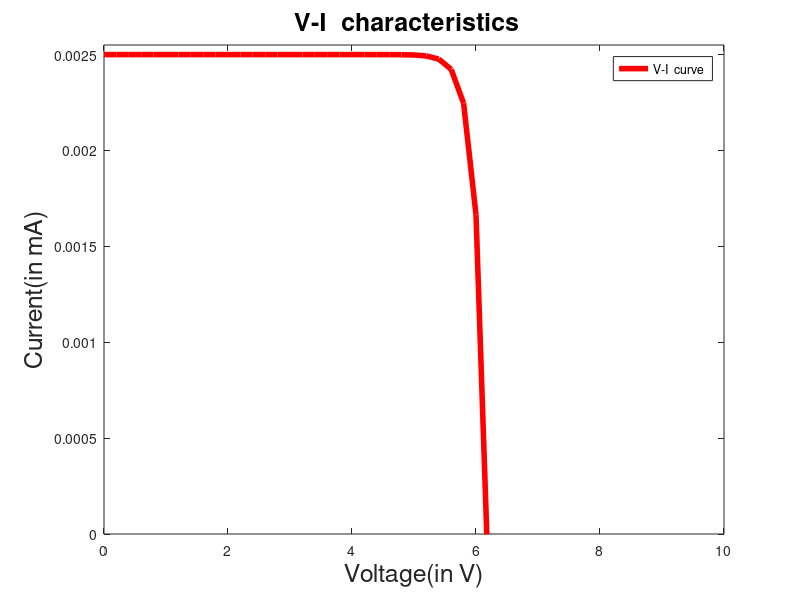
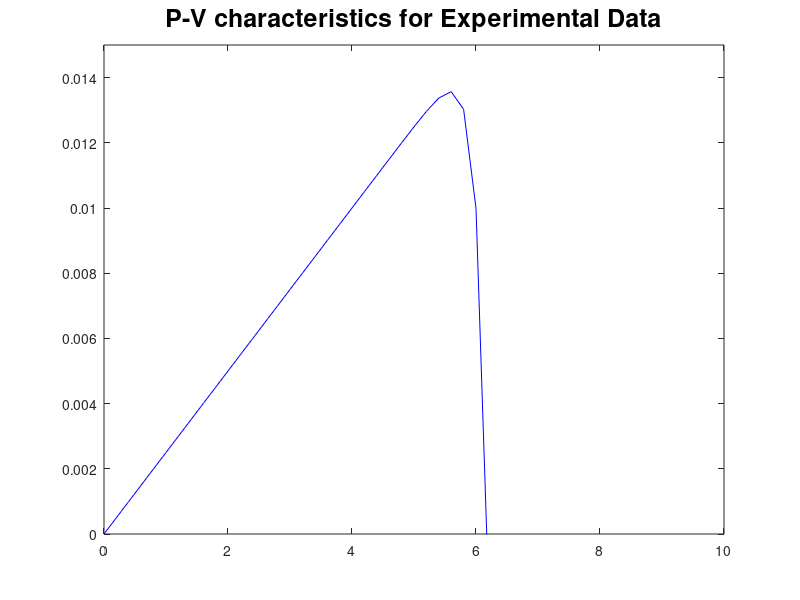

The MATLAB source for these figures, in order:
pkg load struct ;
pkg load optim ;
k=1.38065*10^(-23);
%A=2.15;
A=2.15;
T=302;
%Np=3;
Ns=3;
Np=25;
Iph=10^(-4);
Irs=10^(-20);
q=1.6022*10^(-19);
V0=[0:.2:6.3];
%y = [0.60,0.60,0.59,0.59,0.59,0.58,0.58,0.58,0.57,0.57,0.57,0.56,0.56,0.56,0.55,0.55,0.54,0.54,0.53,0.53,0.52,0.52,0.51,0.51,0.51,0.50,0.50,0.49,0.49,0.48,0.48,0.47,0.45,0.43,0.41,0.38,0.35,0.31,0.28,0.25,0.22,0.18,0.15,0.12,0.09,0.05];

I0=Np*Iph-Np*Irs*(exp(q/(k*T*A)*V0./Ns)-1);
p=V0.*I0;
figure(1)

plot(V0,I0,'Linewidth',4,'r')
axis([0 10 0 0.00255 ]);
title('V-I  characteristics  ','FontSize',18)
h = legend('V-I  curve');
xlabel('Voltage(in V)','FontSize',18);
ylabel('Current(in mA)','FontSize',18);

y=[V0; I0=Np*Iph-Np*Irs*(exp(q/(k*T*A)*V0./Ns)-1)];
 fid = fopen('ns3npsim.xls', 'a');
 fprintf(fid, '\nV0        I0\n');
 fprintf(fid, '%f    %f\n', y);
  fclose(fid);

%plot(V0,I0) 

figure(2)
plot(V0,p,'b','MarkerSize',6)
%plot(V0,p,'r','MarkerSize',10)
axis([0 10 0 0.015 ]);
title('P-V characteristics for Experimental Data','FontSize',18)
